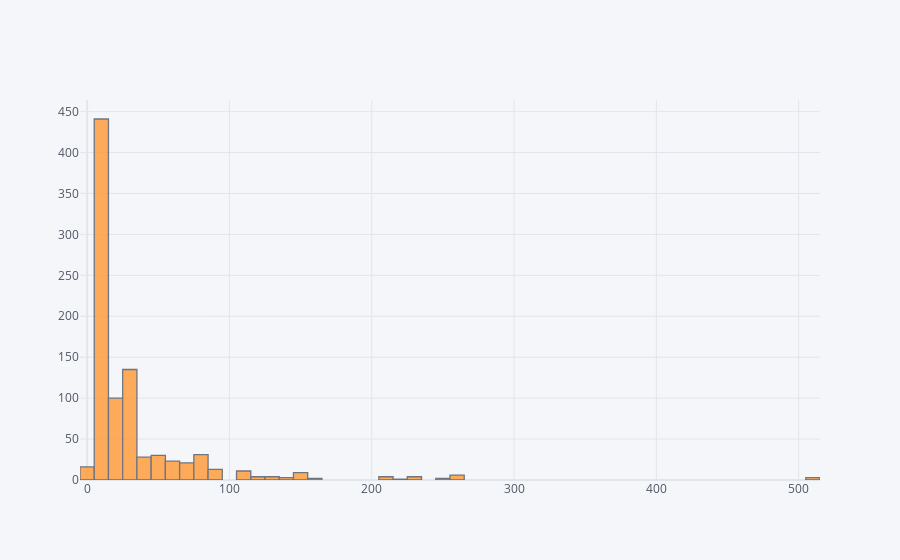

Notebook code for this chart:
### Code cell
train['Fare'].iplot(kind='hist')

### Figure 1 — Plotly figure (JSON) as saved in the notebook; plotly's stock layout.template omitted (floating-point values rounded to 4 significant figures; data arrays with more than 128 entries replaced by an {"elided": "..."} marker saying what was removed)
{"data": [{"histfunc": "count", "histnorm": "", "marker": {"color": "rgba(255, 153, 51, 1.0)", "line": {"color": "#4D5663", "width": 1.3}}, "name": "Fare", "opacity": 0.8, "orientation": "v", "type": "histogram", "x": {"elided": "891 float values"}}], "layout": {"barmode": "overlay", "legend": {"bgcolor": "#F5F6F9", "font": {"color": "#4D5663"}}, "paper_bgcolor": "#F5F6F9", "plot_bgcolor": "#F5F6F9", "title": {"font": {"color": "#4D5663"}}, "xaxis": {"gridcolor": "#E1E5ED", "showgrid": true, "tickfont": {"color": "#4D5663"}, "title": {"font": {"color": "#4D5663"}, "text": ""}, "zerolinecolor": "#E1E5ED"}, "yaxis": {"gridcolor": "#E1E5ED", "showgrid": true, "tickfont": {"color": "#4D5663"}, "title": {"font": {"color": "#4D5663"}, "text": ""}, "zerolinecolor": "#E1E5ED"}}}
